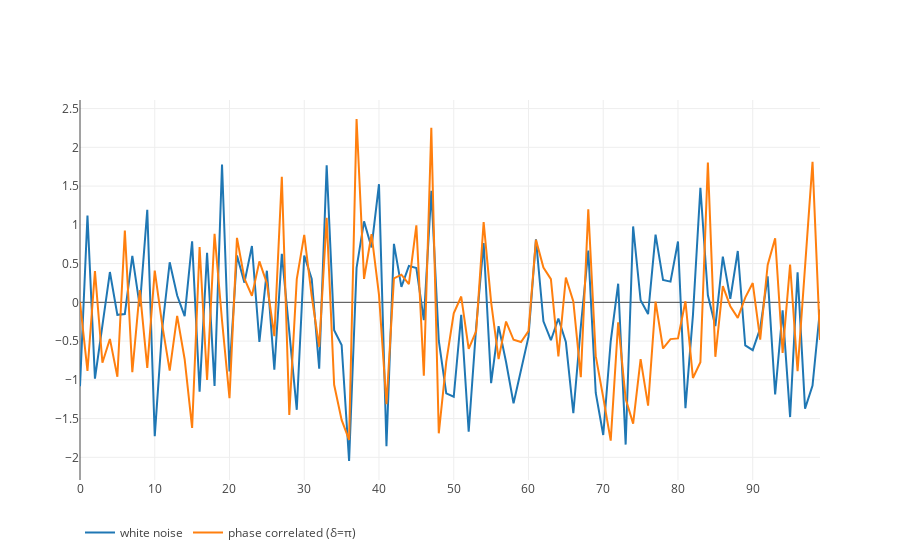

Notebook cell for this chart:
### Markdown cell above
If we apply the linear phase correlation without constant phase offset. We find that there are areas where the signal has large overlap with the original uncorrelated white noise.

### Code cell
layout = go.Layout(
    legend=dict(orientation='h')
)

figure = go.Figure([
    go.Scatter(y=x, name='white noise'),
    go.Scatter(y=y2, name='phase correlated (δ=π)'),    
], layout)

py.iplot(figure)
